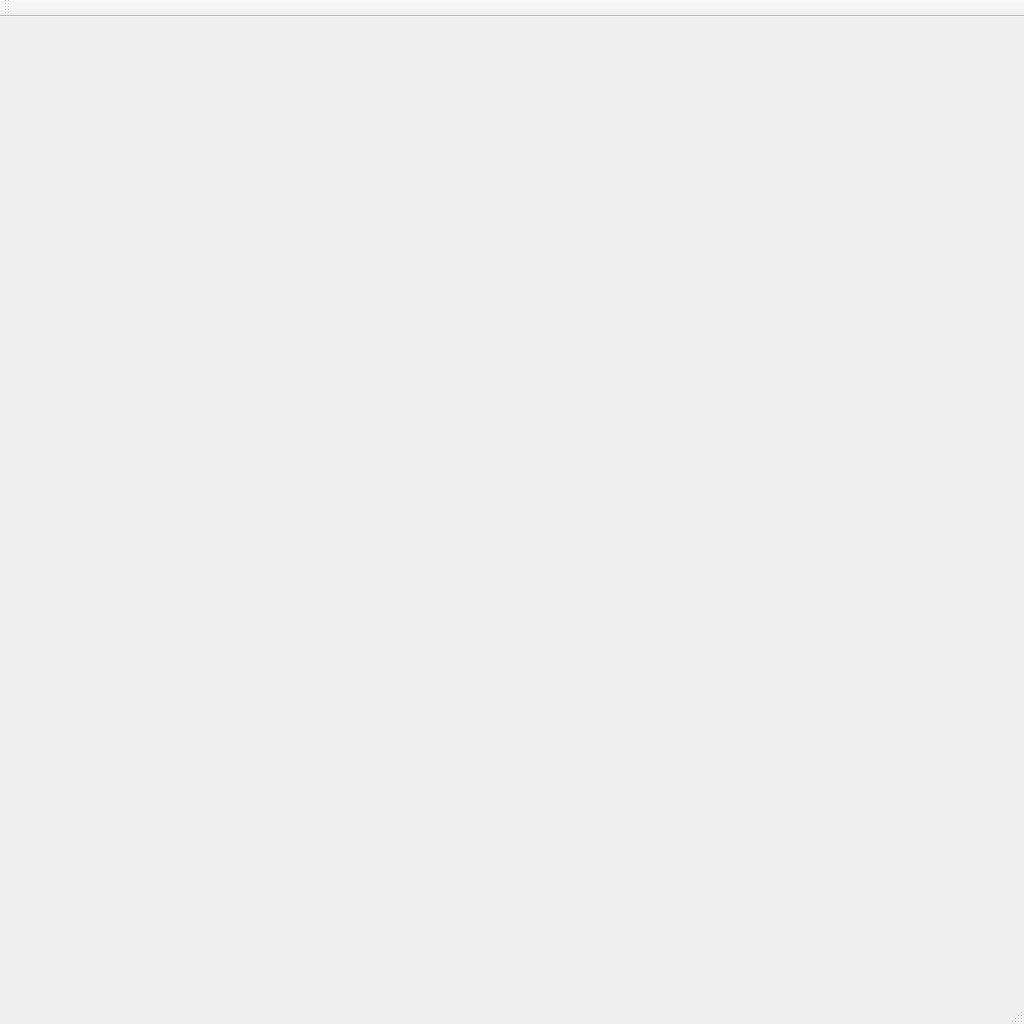
<?xml version="1.0" encoding="UTF-8"?>
<ui version="4.0">
 <class>MainWindow</class>
 <widget class="QMainWindow" name="MainWindow">
  <property name="geometry">
   <rect>
    <x>0</x>
    <y>0</y>
    <width>1024</width>
    <height>1024</height>
   </rect>
  </property>
  <property name="windowTitle">
   <string>MainWindow</string>
  </property>
  <widget class="QWidget" name="centralWidget"/>
  <widget class="QMenuBar" name="menuBar">
   <property name="geometry">
    <rect>
     <x>0</x>
     <y>0</y>
     <width>1024</width>
     <height>22</height>
    </rect>
   </property>
  </widget>
  <widget class="QToolBar" name="mainToolBar">
   <attribute name="toolBarArea">
    <enum>TopToolBarArea</enum>
   </attribute>
   <attribute name="toolBarBreak">
    <bool>false</bool>
   </attribute>
  </widget>
  <widget class="QStatusBar" name="statusBar"/>
 </widget>
 <layoutdefault spacing="6" margin="11"/>
 <resources/>
 <connections/>
</ui>
